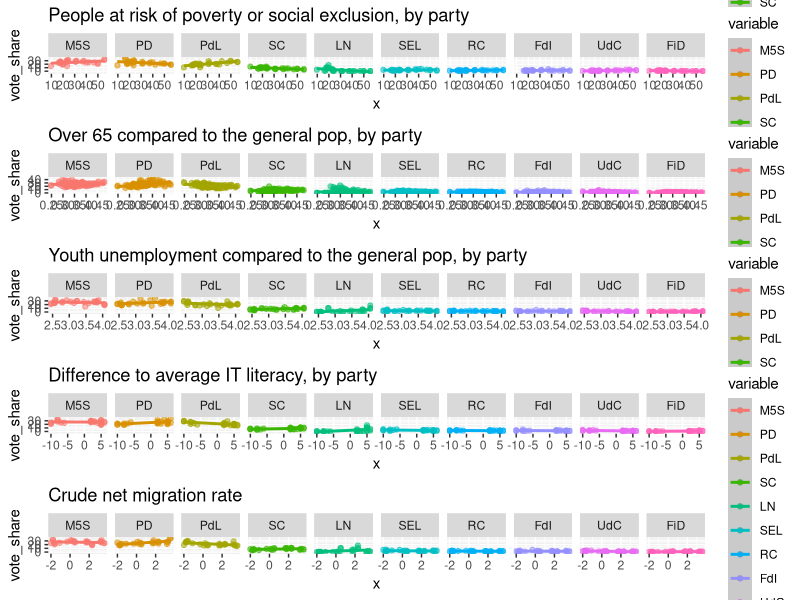

Generate this figure with R: (Note: this script raises an error after producing the figure.)
library(readr)
library(dplyr)
library(broom)
library(ggplot2)
library(reshape2)
library(gridExtra)
#library(timesTheme)

# opposite of intersect()
outersect <- function(x, y) {
  sort(c(setdiff(x, y),
         setdiff(y, x)))
}

makePlot <- function(data, x, title) {
  ggplot(data = data,
         aes(x = x, y = vote_share, color = variable)) +
    geom_point(aes(alpha = 0.5)) + 
    facet_grid(. ~ variable) + 
    geom_smooth(method = "lm") +
    ggtitle(label = title) #+ times_theme()
}

#########################################################################
# load all data
provinces_regions <- read_csv("data/provinces_regions.csv")
results_provinces_2013 <- read_csv("data/2013_results_provinces.csv")
results_districts_2013 <- read_csv("data/2013_results_districts.csv")

# people at risk of poverty or social exclusion by NUTS-2
# source: Eurostat | data: 2016
poverty_title <- "People at risk of poverty or social exclusion, by party"
poverty <- read_csv("data/ilc_peps11_1_Data.csv") %>%
  select(-`Flag and Footnotes`, -TIME, -UNIT)
names(poverty) <- c('District', 'poverty_2016')

poverty_data <- merge(results_districts_2013, poverty, by='District') %>%
  select(-District) %>%
  melt(id=c("District Long", "poverty_2016")) %>% 
  na.omit() %>%
  mutate(vote_share = as.numeric(value)) %>%
  select(-value)
poverty_plot <- makePlot(poverty_data, poverty_data$poverty_2016, poverty_title)

# usual resident population by NUTS-3
# source: Eurostat | data: 2016
# plot and lm based on a ratio between 65+ compared to the younger population (15 to 64)
age_title <- "Over 65 compared to the general pop, by party"
age_groups <- read_csv("data/20152016_age_groups.csv")
names(age_groups) <- c('Province', '15_64', 'over_65')

age_data <- merge(results_provinces_2013, age_groups) %>% 
  mutate(ratio = `over_65` / `15_64`) %>% 
  select(-`15_64`, -`over_65`) %>%
  melt(id=c("Province", "ratio")) %>%
  mutate(vote_share = as.numeric(value)) 
age_plot <-  makePlot(age_data, age_data$ratio, age_title)

# unemployment rates 
# source: Eurostat | data: 2016
# plot and lm based on a ratio between 15-24 y.o. and general population (15 to 74)
unemployment_title <- "Youth unemployment compared to the general pop, by party"
unemployment <- read_csv("data/unemployment_2016.csv")
names(unemployment) <- c('District', '15_24', 'over_25', '15_74')

unemployment_data <- merge(results_districts_2013, unemployment, by="District") %>%
  mutate(ratio = `15_24` / `15_74`) %>%
  select(-`15_24`, -`over_25`, -`15_74`, -`District`) %>%
  melt(id=c("District Long", "ratio")) %>%
  na.omit() %>%
  mutate(vote_share = as.numeric(value))
unemployment_plot <- makePlot(unemployment_data, unemployment_data$ratio, unemployment_title)

# percentage of people who have never used a computer
# source: Eurostat | data: 2015
itc_title <- "Difference to average IT literacy, by party"
itc <- read_csv("data/2015_neverusedcomputer.csv")
names(itc) <- c("District", "itc")

itc_data <- merge(results_districts_2013, itc, by="District") %>%
  mutate(diff = 32 - itc) %>%
  select(-`District`, -`itc`) %>%
  melt(id=c("District Long", "diff")) %>%
  na.omit() %>%
  mutate(vote_share = as.numeric(value))
itc_plot <- makePlot(itc_data, itc_data$diff, itc_title)

# net migration crude rate
# source: Eurostat | data: 2016
nmigration_title <- "Crude net migration rate"
nmigration <- read_csv("data/demo_r_gind3_1_Data.csv") %>% select(-TIME, -INDIC_DE)
names(nmigration) <- c("District", "nmigration")

nmigration_data <- merge(results_districts_2013, nmigration, by="District") %>%
  select(-District) %>%
  melt(id=c("District Long", "nmigration")) %>%
  na.omit() %>%
  mutate(vote_share = as.numeric(value))
nmigration_plot <- makePlot(nmigration_data, nmigration_data$nmigration, nmigration_title)

################################################################################
# arrange plots together
grid.arrange(poverty_plot, age_plot, unemployment_plot, itc_plot, nmigration_plot, nrow=5)

################################################################################
# look at regressions
poverty_models <- poverty_data %>% group_by(variable) %>%
  do(model = lm(vote_share ~ poverty_2016, data=.))
poverty_models %>% glance(model)

age_models <- age_data %>% group_by(variable) %>%
       do(model = lm(vote_share ~ ratio, data=.))
age_models %>% glance(model)

unemployment_models <- unemployment_data %>% group_by(variable) %>%
  do(model = lm(vote_share ~ `ratio`, data=.))
unemployment_models %>% glance(model)

itc_models <- itc_data %>% group_by(variable) %>%
  do(model = lm(vote_share ~ diff, data=.))
itc_models %>% glance(model)

nmigration_models <- nmigration_data %>% group_by(variable) %>%
  do(model=lm(vote_share ~ nmigration, data=.))
nmigration_models %>% glance(model)
